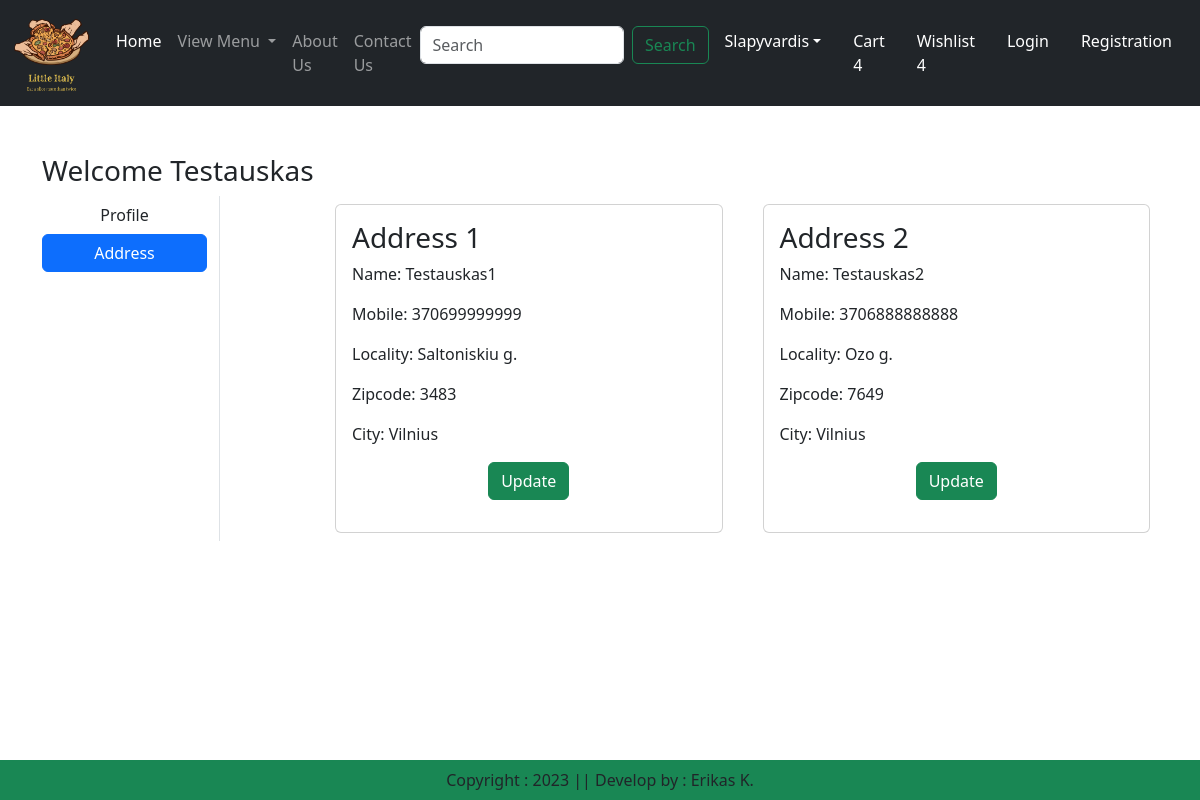
/address/ (signed in), run on the app's committed database.
### app/models.py (models this page shows, shortened)
class Customer(models.Model):
    user = models.ForeignKey(User, on_delete=models.CASCADE)
    name = models.CharField(max_length=200)
    mobile = models.IntegerField(default=+3706)
    locality = models.CharField(max_length=200)
    zipcode = models.IntegerField()
    city = models.CharField(max_length=50)

### app/views.py (the view)
# urls.py: path('address/', views.address, name='address'),
def address(request):
    add = Customer.objects.filter(user=request.user)
    return render(request, 'app/address.html', locals())

### app/templates/app/address.html (shortened to what this page needs)
{% extends "app/base.html" %}
{% load static %}
{% block main-content %}
<div class="container my-5">
    <div class="row">
        <h3>Welcome <span class="text-capitalize">{{request.user}}</span></h3>
        <div class="col-sm-2 border-end">
            <ul class="list-unstyled">
                <li class="d-grid"><a href="{% url 'profile' %}" class="btn">Profile</a></li>
                <li class="d-grid"><a href="{% url 'address' %}" class="btn btn-primary">Address</a></li>
            </ul>
        </div>
        <div class="col-sm-9 offset-sm-1">
            <div class="row">
                {% for ad in add %}
                <div class="col-sm-6">
                    <div class="card m-2">
                        <div class="card-body">
                            <h3>Address {{forloop.counter}}</h3>
                            <p>Name: {{ad.name}}</p>
                            <p>Mobile: {{ad.mobile}}</p>
                            <p>Locality: {{ad.locality}}</p>
                            <p>Zipcode: {{ad.zipcode}}</p>
                            <p>City: {{ad.city}}</p>
                            <p class="text-center"> <a href="{% url 'updateAddress' pk=ad.id %}"
                                                      type="button" class="btn btn-success">Update</a></p>
                        </div>
                    </div>
                </div>
                {% endfor %}
            </div>
        </div>
    </div>
</div>
{% endblock main-content %}

### data on the page
Customer: name "Testauskas1", mobile "370699999999", locality "Saltoniskiu g.", zipcode "3483", city "Vilnius"
Customer: name "Testauskas2", mobile "3706888888888", locality "Ozo g.", zipcode "7649", city "Vilnius"

### other printed values
{{ request.user }} "Testauskas"
